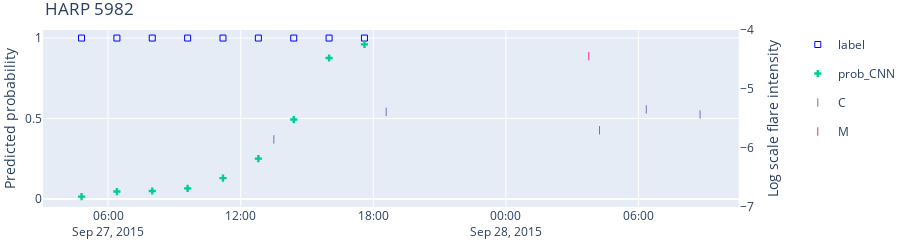

Notebook code cell kept with this figure:
### Code cell
## Hot fix: to be consistent with captum
val_split = df['model_query'].iloc[0].split('/')[-3]
df = df.rename(columns={'prob': f'prob_CNN_{val_split}'})
##
## No such columns
#fig = plot_time_series(df, prob_columns=[f'prob_CNN_{val_split}' for val_split in range(5)])
arpnum, t_end = df[['arpnum', 't_end']].iloc[0]
fig.update_layout(
        height=200,
        width=900,
        margin=go.layout.Margin(
            l=0, #left margin
            r=0, #right margin
            b=0, #bottom margin
            t=30  #top margin
        )
    )
fig.data[1].name = 'prob_CNN'
# fig.write_image(f'contours/{arpnum}/{t_end}/time_series.pdf')
fig

### Figure 1 — Plotly figure (JSON) as saved in the notebook; plotly's stock layout.template omitted (floating-point values rounded to 4 significant figures)
{"data": [{"hovertemplate": "variable=label<br>t_end=%{x}<br>value=%{y}<extra></extra>", "legendgroup": "label", "marker": {"color": "blue", "symbol": "square-open"}, "mode": "markers", "name": "label", "orientation": "v", "showlegend": true, "type": "scatter", "x": ["2015-09-27 04:48:00", "2015-09-27 06:24:00", "2015-09-27 08:00:00", "2015-09-27 09:36:00", "2015-09-27 11:12:00", "2015-09-27 12:48:00", "2015-09-27 14:24:00", "2015-09-27 16:00:00", "2015-09-27 17:36:00"], "xaxis": "x", "y": [1, 1, 1, 1, 1, 1, 1, 1, 1], "yaxis": "y"}, {"hovertemplate": "variable=prob_CNN_0<br>t_end=%{x}<br>value=%{y}<extra></extra>", "legendgroup": "prob_CNN_0", "marker": {"color": "#00cc96", "symbol": "cross"}, "mode": "markers", "name": "prob_CNN", "orientation": "v", "showlegend": true, "type": "scatter", "x": ["2015-09-27 04:48:00", "2015-09-27 06:24:00", "2015-09-27 08:00:00", "2015-09-27 09:36:00", "2015-09-27 11:12:00", "2015-09-27 12:48:00", "2015-09-27 14:24:00", "2015-09-27 16:00:00", "2015-09-27 17:36:00"], "xaxis": "x", "y": [0.01448, 0.04603, 0.04931, 0.06549, 0.1292, 0.2507, 0.4935, 0.8761, 0.9609], "yaxis": "y"}, {"hovertemplate": "flare_class=C<br>start_time=%{x}<br>intensity=%{y}<extra></extra>", "legendgroup": "C", "marker": {"color": "rgb(117,112,179)", "symbol": "line-ns-open"}, "mode": "markers", "name": "C", "orientation": "v", "showlegend": true, "type": "scatter", "x": ["2015-09-27T13:30:00", "2015-09-27T18:35:00", "2015-09-28T04:14:00", "2015-09-28T06:21:00", "2015-09-28T08:47:00"], "xaxis": "x", "y": [-5.854, -5.387, -5.699, -5.347, -5.432], "yaxis": "y2"}, {"hovertemplate": "flare_class=M<br>start_time=%{x}<br>intensity=%{y}<extra></extra>", "legendgroup": "M", "marker": {"color": "rgb(231,41,138)", "symbol": "line-ns-open"}, "mode": "markers", "name": "M", "orientation": "v", "showlegend": true, "type": "scatter", "x": ["2015-09-28T03:45:00"], "xaxis": "x", "y": [-4.444], "yaxis": "y2"}], "layout": {"height": 200, "margin": {"b": 0, "l": 0, "r": 0, "t": 30}, "title": {"text": "HARP 5982"}, "width": 900, "xaxis": {"anchor": "y", "autorange": true, "domain": [0, 0.94], "range": ["2015-09-27 03:03:18.1592", "2015-09-28 10:31:41.8408"], "type": "date"}, "yaxis": {"anchor": "x", "domain": [0, 1], "range": [-0.05, 1.05], "title": {"text": "Predicted probability"}, "type": "linear"}, "yaxis2": {"anchor": "x", "overlaying": "y", "range": [-7, -4], "showgrid": false, "side": "right", "title": {"text": "Log scale flare intensity"}, "type": "linear"}}}
